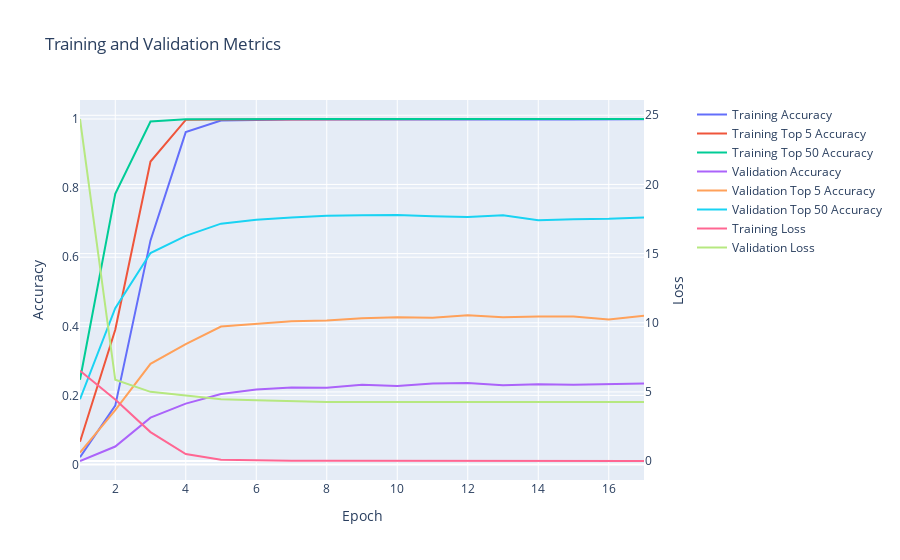

Notebook code cell kept with this figure:
### Code cell
softmax_cross_entropy_model.display_training_history()

### Figure 1 — Plotly figure (JSON) as saved in the notebook; plotly's stock layout.template omitted (floating-point values rounded to 4 significant figures)
{"data": [{"mode": "lines", "name": "Training Accuracy", "type": "scatter", "x": [1, 2, 3, 4, 5, 6, 7, 8, 9, 10, 11, 12, 13, 14, 15, 16, 17], "xaxis": "x", "y": [0.02121, 0.1703, 0.6486, 0.962, 0.9956, 0.9975, 0.9984, 0.9987, 0.9991, 0.9987, 0.9987, 0.9991, 0.9987, 0.9987, 0.9987, 0.9987, 0.9991, 0.9987], "yaxis": "y"}, {"mode": "lines", "name": "Training Top 5 Accuracy", "type": "scatter", "x": [1, 2, 3, 4, 5, 6, 7, 8, 9, 10, 11, 12, 13, 14, 15, 16, 17], "xaxis": "x", "y": [0.06584, 0.39, 0.8769, 0.9975, 0.9987, 0.9991, 0.9997, 0.9987, 0.9997, 0.9997, 1.0, 1.0, 1.0, 0.9997, 1.0, 1.0, 1.0, 1.0], "yaxis": "y"}, {"mode": "lines", "name": "Training Top 50 Accuracy", "type": "scatter", "x": [1, 2, 3, 4, 5, 6, 7, 8, 9, 10, 11, 12, 13, 14, 15, 16, 17], "xaxis": "x", "y": [0.2453, 0.7835, 0.9927, 0.9994, 0.9991, 1.0, 1.0, 0.9997, 1.0, 1.0, 1.0, 1.0, 1.0, 1.0, 1.0, 1.0, 1.0, 1.0], "yaxis": "y"}, {"mode": "lines", "name": "Validation Accuracy", "type": "scatter", "x": [1, 2, 3, 4, 5, 6, 7, 8, 9, 10, 11, 12, 13, 14, 15, 16, 17], "xaxis": "x", "y": [0.01014, 0.05196, 0.1356, 0.1762, 0.2041, 0.2167, 0.2231, 0.2218, 0.2307, 0.2269, 0.2345, 0.2357, 0.2294, 0.2319, 0.2307, 0.2332, 0.2345, 0.2256], "yaxis": "y"}, {"mode": "lines", "name": "Validation Top 5 Accuracy", "type": "scatter", "x": [1, 2, 3, 4, 5, 6, 7, 8, 9, 10, 11, 12, 13, 14, 15, 16, 17], "xaxis": "x", "y": [0.03422, 0.1572, 0.2915, 0.3485, 0.3992, 0.4068, 0.4144, 0.417, 0.4233, 0.4259, 0.4246, 0.4322, 0.4259, 0.4284, 0.4284, 0.4195, 0.4309, 0.4322], "yaxis": "y"}, {"mode": "lines", "name": "Validation Top 50 Accuracy", "type": "scatter", "x": [1, 2, 3, 4, 5, 6, 7, 8, 9, 10, 11, 12, 13, 14, 15, 16, 17], "xaxis": "x", "y": [0.1888, 0.4525, 0.6122, 0.6616, 0.6971, 0.7085, 0.7148, 0.7199, 0.7212, 0.7224, 0.7186, 0.7161, 0.7212, 0.7072, 0.7098, 0.711, 0.7148, 0.7224], "yaxis": "y"}, {"mode": "lines", "name": "Training Loss", "type": "scatter", "x": [1, 2, 3, 4, 5, 6, 7, 8, 9, 10, 11, 12, 13, 14, 15, 16, 17], "xaxis": "x", "y": [6.533, 4.45, 2.095, 0.5084, 0.1025, 0.03912, 0.02381, 0.0191, 0.01241, 0.01291, 0.009795, 0.008658, 0.008553, 0.008297, 0.007196, 0.006087, 0.004555, 0.008388], "yaxis": "y2"}, {"mode": "lines", "name": "Validation Loss", "type": "scatter", "x": [1, 2, 3, 4, 5, 6, 7, 8, 9, 10, 11, 12, 13, 14, 15, 16, 17], "xaxis": "x", "y": [24.73, 5.875, 5.004, 4.708, 4.464, 4.388, 4.314, 4.277, 4.265, 4.257, 4.265, 4.254, 4.253, 4.258, 4.264, 4.269, 4.262, 4.296], "yaxis": "y2"}], "layout": {"title": {"text": "Training and Validation Metrics"}, "xaxis": {"anchor": "y", "domain": [0.0, 0.94], "title": {"text": "Epoch"}}, "yaxis": {"anchor": "x", "domain": [0.0, 1.0], "title": {"text": "Accuracy"}}, "yaxis2": {"anchor": "x", "overlaying": "y", "side": "right", "title": {"text": "Loss"}}}}
